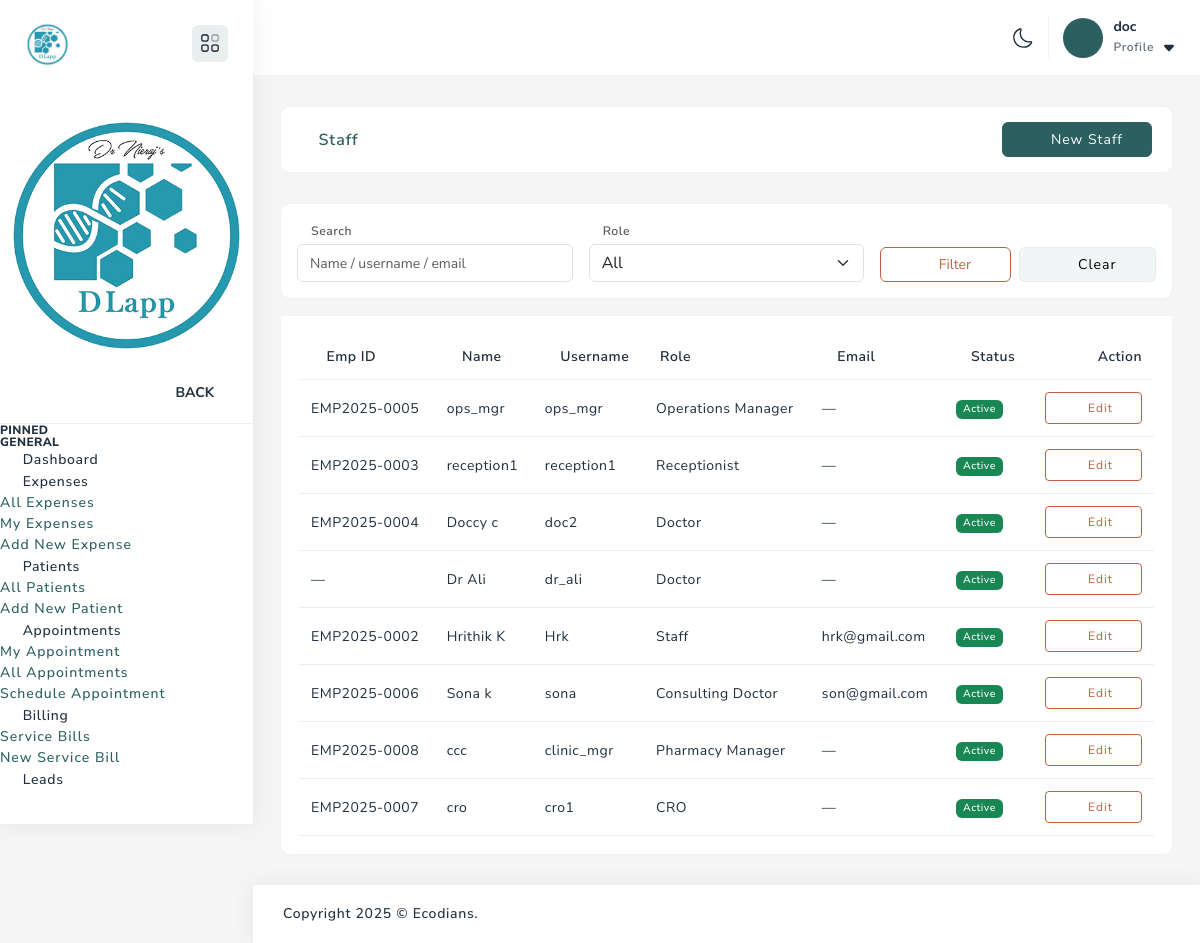
Screenshot of /staff/ (signed in) with the database file from the repository.
### core/models.py (models this page shows, shortened)
class User(AbstractUser):
    USER_TYPE_CHOICES = [
        ('doctor', 'Doctor'),
        ('consulting_doctor', 'Consulting Doctor'),
        ('super_user', 'Super User'),
        ('operation_manager', 'Operation Manager'),
        ('pharmacy_manager', 'Pharmacy Manager'),
        ('receptionist', 'Receptionist'),
        ('staff', 'Staff'),
        ('cro', 'CRO'),
    ]
    id = models.UUIDField(primary_key=True, default=uuid.uuid4, editable=False)
    user_type = models.CharField(max_length=20, choices=USER_TYPE_CHOICES)
    phone_regex = RegexValidator(regex=r'^\+?1?\d{9,15}$')
    phone_number = models.CharField(validators=[phone_regex], max_length=17, blank=True)
    address = models.TextField(blank=True)
    is_active = models.BooleanField(default=True)
    created_at = models.DateTimeField(auto_now_add=True)
    created_by = models.ForeignKey('self', on_delete=models.SET_NULL, null=True, blank=True)
    class Meta:
        db_table = 'users'

class UserProfile(models.Model):
    user = models.OneToOneField(User, on_delete=models.CASCADE, related_name='profile')
    employee_id = models.CharField(max_length=20, unique=True, null=True, blank=True)
    department = models.CharField(max_length=100, blank=True)
    designation = models.CharField(max_length=100, blank=True)
    date_of_joining = models.DateField(null=True, blank=True)
    salary = models.DecimalField(max_digits=10, decimal_places=2, null=True, blank=True)
    emergency_contact = models.CharField(max_length=17, blank=True)
    profile_picture = models.ImageField(upload_to='profile_pics/', null=True, blank=True)
    class Meta:
        db_table = 'user_profiles'

### core/views.py (the view, shortened to what this page needs)
# urls.py: path('staff/', v.staff_list, name='staff_list'),
@group_required('OperationsManager', 'Doctor')
def staff_list(request):
    q = (request.GET.get('q') or '').strip()
    role = (request.GET.get('role') or '').strip()
    qs = (User.objects
        .filter(is_superuser=False)
        .exclude(id=request.user.id) # <-- Add this line
        .select_related('profile')
        .order_by('first_name', 'last_name', 'username'))
    if role:
        qs = qs.filter(user_type=role)
    return render(request, 'staff/list.html', {
        'staff': qs,
        'roles': STAFFABLE_USER_TYPES,
        'selected': {'q': q, 'role': role},
    })

### core/templatetags/roles.py (called while the page is built)
@register.filter
def in_group(user, group_name: str) -> bool:
    if not user.is_authenticated:
        return False
    return user.is_superuser or user.groups.filter(name=group_name).exists()

### templates/staff/list.html (shortened to what this page needs)
{% extends 'base.html' %}
{% block content %}
<div class="container-fluid default-dashboard">
  <div class="row">
    <div class="col-12 project-list">
    <div class="card">
        <div class="row align-items-center">
            <div class="col-6 p-0">
                <ul class="nav nav-tabs border-tab d-flex" role="tablist">
                    <li class="nav-item">
                        <a class="nav-link active" href="#" role="tab" aria-selected="true">
                            <i class="fa fa-users me-2"></i>Staff
                        </a>
                    </li>
                </ul>
            </div>
            <div class="col-6 p-0 d-flex justify-content-end align-items-center gap-2">
                <a class="btn btn-primary" href="{% url 'staff_create' %}">
                    <i class="fa fa-user-plus me-2"></i>New Staff
                </a>
            </div>
        </div>
    </div>
</div>
   <div class="col-md-12">
    <form class="card p-3 mb-3 d-print-none" method="get">
      <div class="row g-3 align-items-end">
        <div class="col-12 col-md-4">
          <label class="form-label mb-1 small text-muted">
            <i class="fa fa-search me-1"></i>Search
          </label>
          <input type="text" name="q" class="form-control" placeholder="Name / username / email"
            value="{{ selected.q }}">
        </div>
        <div class="col-12 col-md-4">
          <label class="form-label mb-1 small text-muted">
            <i class="fa fa-user me-1"></i>Role
          </label>
          <select class="form-select" name="role">
            <option value="">All</option>
          </select>
        </div>
        <div class="col-12 col-md-4 d-flex gap-2 justify-content-md-end">
          <button class="btn btn-outline-secondary flex-fill" type="submit">
            <i class="fa fa-filter me-2"></i>Filter
          </button>
          <a class="btn btn-light flex-fill" href="{% url 'staff_list' %}">
            <i class="fa fa-refresh me-2"></i>Clear
          </a>
        </div>
      </div>
    </form>
   </div>
    <div class="col-sm-12">
      <div class="card">
        <div class="card-body">
          <div class="table-responsive custom-scrollbar">
            <table class="display table table-hover align-middle" id="basic-1">
              <thead>
                <tr>
                  <th><i class="fa fa-id-card-o me-1"></i>Emp ID</th>
                  <th><i class="fa fa-user me-1"></i>Name</th>
                  <th><i class="fa fa-user-circle-o me-1"></i>Username</th>
                  <th>Role</th>
                  <th><i class="fa fa-envelope-o me-1"></i>Email</th>
                  <th><i class="fa fa-info-circle me-1"></i>Status</th>
                  <th class="text-end"><i class="fa fa-cogs me-1"></i>Action</th>
                </tr>
              </thead>
              <tbody>
                {% for u in staff %}
                <tr>
                  <td class="text-nowrap">
                    {% if u.profile and u.profile.employee_id %}{{ u.profile.employee_id }}{% else %}&mdash;{% endif %}
                  </td>
                  <td class="text-nowrap">{{ u.get_full_name|default:u.username }}</td>
                  <td class="text-nowrap">{{ u.username }}</td>
                  <td class="text-nowrap">
                    {% if u.user_type == 'operation_manager' %}Operations Manager
                    {% elif u.user_type == 'pharmacy_manager' %}Pharmacy Manager
                    {% elif u.user_type == 'receptionist' %}Receptionist
                    {% elif u.user_type == 'staff' %}Staff
                    {% elif u.user_type == 'cro' %}CRO
                    {% elif u.user_type == 'doctor' %}Doctor
                    {% elif u.user_type == 'consulting_doctor' %}Consulting Doctor
                    {% else %}{{ u.user_type|default:"—" }}{% endif %}
                  </td>
                  <td class="text-nowrap">{{ u.email|default:"—" }}</td>
                  <td>
                    {% if u.is_active %}
                      <span class="badge text-bg-success">Active</span>
                    {% else %}
                      <span class="badge text-bg-secondary">Inactive</span>
                    {% endif %}
                  </td>
                  <td class="text-end">
                    <a class="btn btn-sm btn-outline-secondary" href="{% url 'staff_edit' u.pk %}">
                      <i class="fa fa-pencil me-1"></i>Edit
                    </a>
                  </td>
                </tr>
                {% endfor %}
              </tbody>
            </table>
          </div>
        </div>
      </div>
    </div>
  </div>
</div>
{% endblock %}

### templates/includes/page_header.html (shortened to what this page needs)
{% load static %}
<div class="page-header">
    <div class="header-wrapper row m-0">
        <div class="nav-right col-xl-8 col-lg-12 col-auto pull-right right-header p-0">
        <ul class="nav-menus">
            <li>
            <div class="mode">
                <svg class="for-light">
                <use href="{% static 'assets/svg/icon-sprite.svg' %}#Sun"></use>
                </svg>
            </div>
            </li>
            <li class="profile-nav onhover-dropdown pe-0 py-0">
            <div class="d-flex align-items-center profile-media">
                <div class="b-r-25 bg-primary text-white d-flex align-items-center justify-content-center" style="width:40px;height:40px;font-size:1.5rem;">
                </div>
                <div class="flex-grow-1 user"><span>{{ request.user.get_full_name|default:request.user.username  }}</span>
                <p class="mb-0 font-nunito">Profile
                    <svg>
                    <use href="{% static 'assets/svg/icon-sprite.svg' %}#header-arrow-down"></use>
                    </svg>
                </p>
                </div>
            </div>
            </li>
        </ul>
        </div>
    </div>
</div>

### rows the page displays
User: user.get_full_name "doc"
User: profile.employee_id "EMP2025-0005", get_full_name "ops_mgr", username "ops_mgr", shows "Operations Manager", email "—", is_active "Active"
User: profile.employee_id "EMP2025-0003", get_full_name "reception1", username "reception1", user_type "Receptionist", email "—", is_active "Active"
User: profile.employee_id "EMP2025-0004", get_full_name "Doccy c", username "doc2", user_type "Doctor", email "—", is_active "Active"
User: get_full_name "Dr Ali", username "dr_ali", user_type "Doctor", email "—", is_active "Active"
User: profile.employee_id "EMP2025-0002", get_full_name "Hrithik K", username "Hrk", user_type "Staff", email "hrk@gmail.com", is_active "Active"
User: profile.employee_id "EMP2025-0006", get_full_name "Sona k", username "sona", shows "Consulting Doctor", email "son@gmail.com", is_active "Active"
User: profile.employee_id "EMP2025-0008", get_full_name "ccc", username "clinic_mgr", user_type "Pharmacy Manager", email "—", is_active "Active"
User: profile.employee_id "EMP2025-0007", get_full_name "cro", username "cro1", user_type "CRO", email "—", is_active "Active"
